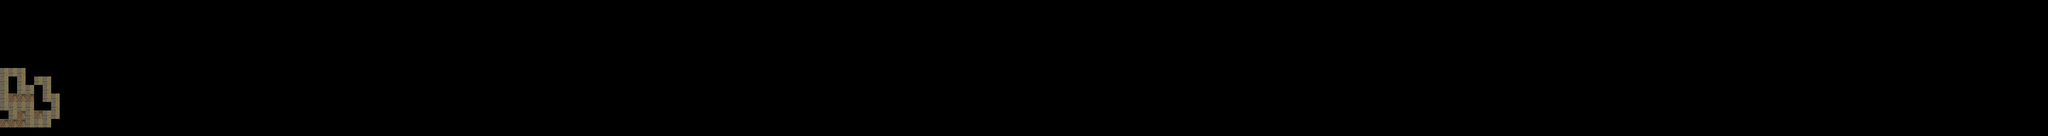

Tiled map render using the project's own tile images. Description and the map definition, with tile-layer contents summarised, below:
An orthogonal 240x16 tile map with 64x64 px tiles, 1 tile layer (Слой тайлов 1).

<map version="1.0" orientation="orthogonal" renderorder="right-down" width="240" height="16" tilewidth="64" tileheight="64" nextobjectid="1">
 <tileset firstgid="1" name="tileset1" tilewidth="64" tileheight="64" tilecount="40" columns="8">
  <image source="../graphics/tileset1.png" width="544" height="320" />
 </tileset>
 <layer name="Слой тайлов 1" width="240" height="16">
  <data>[3840 cells, 34 non-empty, 2 distinct tile ids]</data>
 </layer>
</map>
